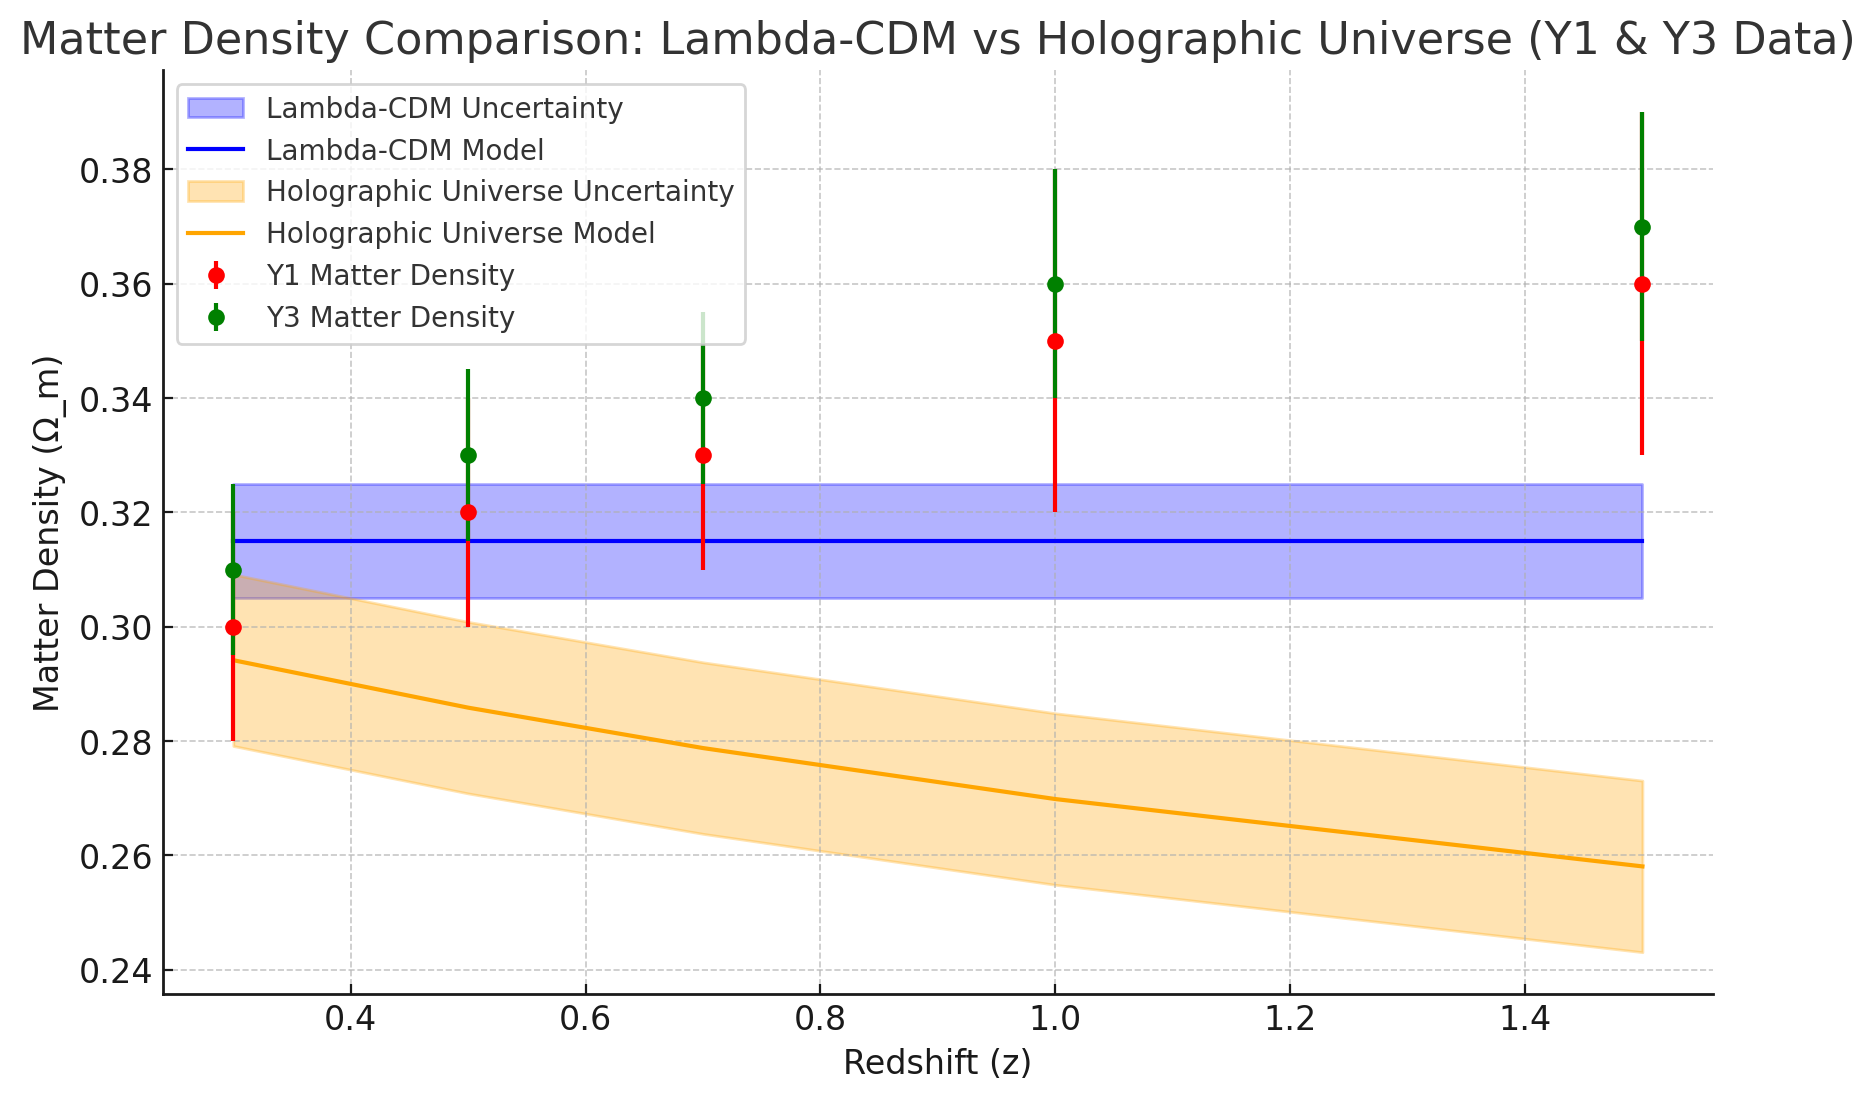

Write the Python code that produced this figure.
import matplotlib.pyplot as plt
import numpy as np

# Example Y1 and Y3 matter density data (hypothetical values for demonstration)
obs_redshift_Y1_Y3 = np.array([0.3, 0.5, 0.7, 1.0, 1.5])  # Observed redshifts
obs_Y1_density = np.array([0.30, 0.32, 0.33, 0.35, 0.36])  # Y1 matter density
obs_Y1_err = np.array([0.02, 0.02, 0.02, 0.03, 0.03])  # Uncertainty in Y1 density
obs_Y3_density = np.array([0.31, 0.33, 0.34, 0.36, 0.37])  # Y3 matter density
obs_Y3_err = np.array([0.015, 0.015, 0.015, 0.02, 0.02])  # Uncertainty in Y3 density

# Model predictions for matter density evolution
density_lambda_CDM = 0.315 * (1 + obs_redshift_Y1_Y3)**3 / (1 + obs_redshift_Y1_Y3)**3  # Flat for Lambda-CDM
density_holographic = 0.31 * (1 + obs_redshift_Y1_Y3)**2.8 / (1 + obs_redshift_Y1_Y3)**3  # Hypothetical deviation

# Define uncertainties for models
density_lambda_CDM_err = 0.01  # Uncertainty for Lambda-CDM
density_holographic_err = 0.015  # Uncertainty for Holographic Universe

# Calculate upper and lower bounds for the models
density_lambda_CDM_upper = density_lambda_CDM + density_lambda_CDM_err
density_lambda_CDM_lower = density_lambda_CDM - density_lambda_CDM_err

density_holographic_upper = density_holographic + density_holographic_err
density_holographic_lower = density_holographic - density_holographic_err

# Plotting
plt.figure(figsize=(10, 6))

# Lambda-CDM model curve with error band
plt.fill_between(
    obs_redshift_Y1_Y3, density_lambda_CDM_lower, density_lambda_CDM_upper, color="blue", alpha=0.3, label="Lambda-CDM Uncertainty"
)
plt.plot(obs_redshift_Y1_Y3, density_lambda_CDM, label="Lambda-CDM Model", color="blue")

# Holographic Universe model curve with error band
plt.fill_between(
    obs_redshift_Y1_Y3, density_holographic_lower, density_holographic_upper, color="orange", alpha=0.3, label="Holographic Universe Uncertainty"
)
plt.plot(obs_redshift_Y1_Y3, density_holographic, label="Holographic Universe Model", color="orange")

# Observational Y1 data with error bars
plt.errorbar(obs_redshift_Y1_Y3, obs_Y1_density, yerr=obs_Y1_err, fmt='o', color='red', label="Y1 Matter Density")

# Observational Y3 data with error bars
plt.errorbar(obs_redshift_Y1_Y3, obs_Y3_density, yerr=obs_Y3_err, fmt='o', color='green', label="Y3 Matter Density")

# Title and axis labels
plt.title("Matter Density Comparison: Lambda-CDM vs Holographic Universe (Y1 & Y3 Data)")
plt.xlabel("Redshift (z)")
plt.ylabel("Matter Density (Ω_m)")

# Add legend and grid
plt.legend(loc="upper left")
plt.grid(True)

# Show plot
plt.show()
